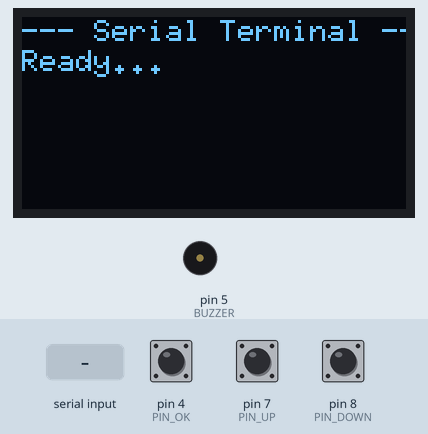
This sketch was run on a simulated Arduino Uno, built with avr-gcc and run on an emulated ATmega328P. Shown: 128×64 one-colour display, buzzer (waves = sounding). The test bench sets the inputs (shaded band); at power-on: pin 7 (PIN_UP) HIGH, pin 8 (PIN_DOWN) HIGH, pin 4 (PIN_OK) HIGH.

Above: at 1.2 s.
1.3 s: pin 7 (PIN_UP) pulled LOW for 0.15 s
At 2.6 s:
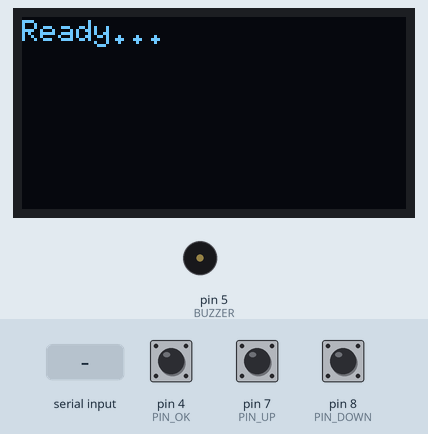
2.9 s: "1\n" received over Serial
At 3.6 s:
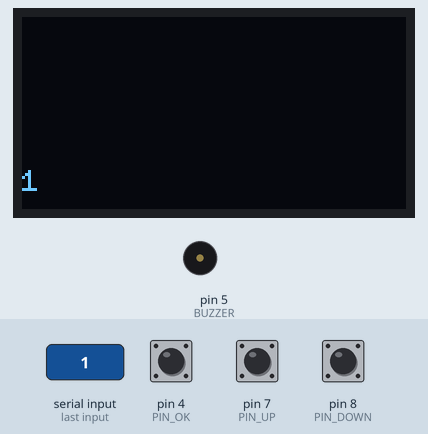
4.4 s: pin 8 (PIN_DOWN) pulled LOW for 0.15 s
At 5.0 s:
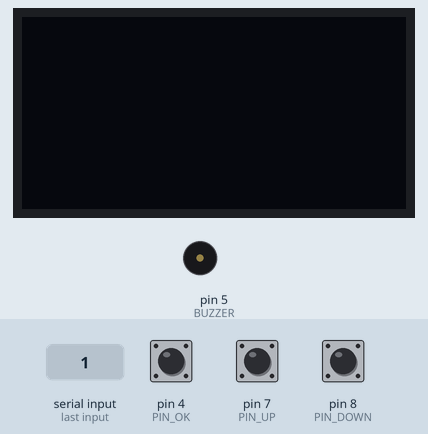
6.0 s: "0\n" received over Serial
At 7.1 s:
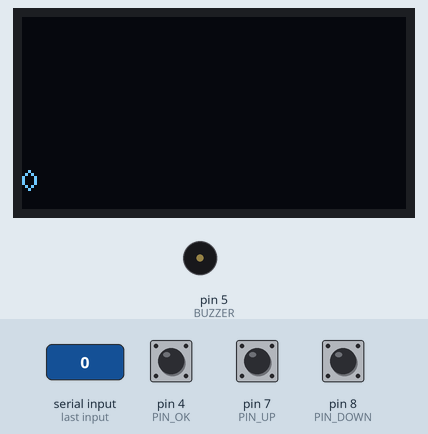
7.5 s: byte 10 ('\n') received over Serial
At 8.3 s:
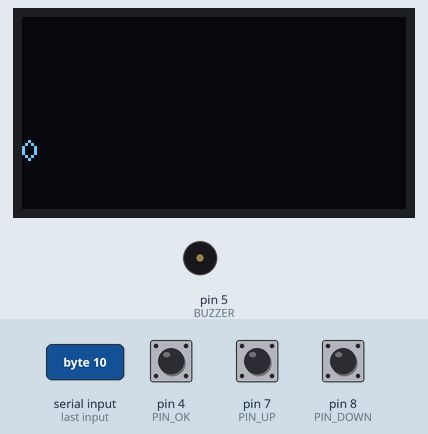
9.0 s: pin 7 (PIN_UP) pulled LOW for 1 s
At 9.8 s:
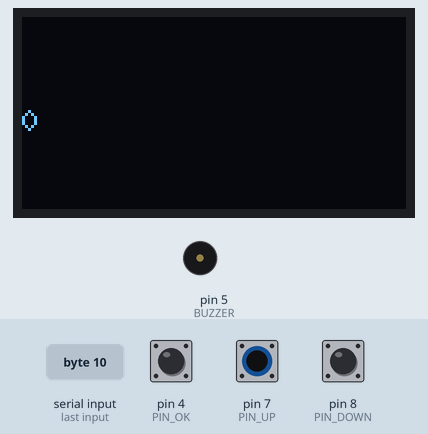
Timing chart, 0 to 12.0 s (numbered marks = the images above; inputs shaded):
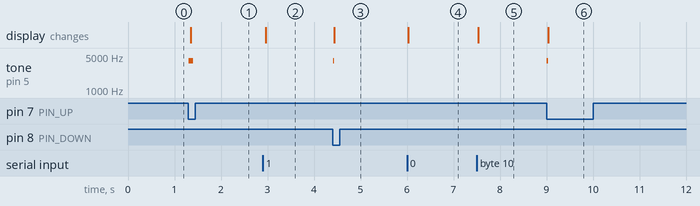

Measured:
- after the input at 1.3 s, tone on pin 5 (BUZZER): silent → 4000 Hz at once, → silent 0.09 s later; the display: changes after 0.05 s (image 1)
- after the input at 2.9 s, the display: changes after 0.06 s (image 2)
- after the input at 4.4 s, tone on pin 5 (BUZZER): silent → 4000 Hz at once, → silent 0.03 s later; the display: changes at once (image 3)
- after the input at 6.0 s, the display: changes at once (image 4)
- after the input at 7.5 s, the display: changes at once (image 5)
- after the input at 9.0 s, tone on pin 5 (BUZZER): silent → 4000 Hz at once, → silent 0.03 s later; the display: changes at once (image 6)

The sketch:

main.ino
```cpp
/*
  Arduino UNO + OLED 串口终端显示器
  功能：读取串口数据，实时滚动显示在 OLED 屏幕上
 */
#include <Arduino.h>
#include <U8g2lib.h>
#define BUZZER  5
#define PIN_DOWN  8
#define PIN_UP  7
#define PIN_OK  4

U8G2_SSD1306_128X64_NONAME_F_HW_I2C u8g2(U8G2_R0, /* reset=*/ U8X8_PIN_NONE);

#define SCREEN_ROWS     6
#define SCREEN_COLS     21     // 每行最大字符数（根据字体调整）
#define MAX_LINE_LEN    SCREEN_COLS

// 行缓冲区：存储当前屏幕上的所有行文本
char displayBuffer[SCREEN_ROWS][MAX_LINE_LEN + 1];

// 当前正在构建的行（尚未换行）
char currentLine[MAX_LINE_LEN + 1];
uint8_t currentLineLen = 0;

unsigned long previousMillis = 0;
const long interval = 100;
bool refreshPaused = false;
unsigned long lastBtnTime = 0;
const unsigned long debounceDelay = 50;
int lastBtnState = HIGH;

// 标记是否需要刷新屏幕
bool needRefresh = false;

void addCharToDisplay(char c);
void scrollUp(void);
void renderDisplay(void);
void processSerialData(void);
void pause(void);

void setup() {
    Serial.begin(115200);

    pinMode(PIN_DOWN, INPUT);
    pinMode(PIN_UP, INPUT);
    pinMode(BUZZER, OUTPUT);
    pinMode(PIN_OK, INPUT);
    lastBtnState = digitalRead(PIN_OK);

    u8g2.begin();
    u8g2.setFont(u8g2_font_6x10_tf);
    u8g2.setFontPosTop();              // 文字从顶部开始绘制

    // 清空显示缓冲区
    for (uint8_t row = 0; row < SCREEN_ROWS; row++) {
        displayBuffer[row][0] = '\0';
    }
    currentLine[0] = '\0';
    currentLineLen = 0;

    // 显示启动信息
    strcpy(displayBuffer[0], "--- Serial Terminal ---");
    strcpy(displayBuffer[1], "Ready...");
    renderDisplay();

}

void loop() {
    unsigned long currentMillis = millis();
    static unsigned long startPressed3 = 0;
    bool button3 = false;

    // 1. 处理所有可用的串口数据
    processSerialData();
    rollUp();
    rollDown();
    pause();

    // 2. 如果有数据更新，且处于刷新状态时,刷新屏幕
    if (!refreshPaused && needRefresh) {
        renderDisplay();
        needRefresh = false;
    }

    if(digitalRead(PIN_OK) == LOW){
    unsigned long timeReleased3 = millis() - startPressed3;
    if(timeReleased3 < 1000 && timeReleased3 > 10){
      button3 = true;
      if(button3 == true){
      needRefresh = true;
      button3 = false;
      tone(BUZZER, 4000);
      startPressed3 = millis() - 1000;
      }
    }else{
      button3 = false;
    }
  }else{
     startPressed3 = millis();
  }

    if (currentMillis - previousMillis >= interval) {
        previousMillis = currentMillis;
        noTone(BUZZER);
    }
    //微小延时，用以充分利用cpu资源
    delay(1);
}

//处理串口数据
void processSerialData() {
    while (Serial.available() > 0) {
        char c = Serial.read();

        // 处理换行符
        if (c == '\n' || c == '\r') {
            // 如果当前行有内容，或者收到的是单独的换行符（空行）
            if (currentLineLen > 0 || c == '\n') {
                // 将当前行加入显示缓冲区（滚动）
                scrollUp();
                strcpy(displayBuffer[SCREEN_ROWS - 1], currentLine);
                // 清空当前行
                currentLine[0] = '\0';
                currentLineLen = 0;
                needRefresh = true;
            }
            // 如果是 \r，忽略（不产生空行）
            // 如果是 \n，且当前行为空，产生一个空行
            if (c == '\n' && currentLineLen == 0) {

            }
        } else {
            // 普通字符：追加到当前行
            addCharToDisplay(c);
        }
    }
}

//添加字符到当前行
void addCharToDisplay(char c) {
    // 忽略不可打印字符（除了空格）
    if (c < 32 && c != ' ') return;

    // 如果当前行已满，直接换行
    if (currentLineLen >= MAX_LINE_LEN) {
        // 将当前行加入显示缓冲区
        scrollUp();
        strcpy(displayBuffer[SCREEN_ROWS - 1], currentLine);
        currentLine[0] = '\0';
        currentLineLen = 0;
        needRefresh = true;
    }

    // 追加字符
    currentLine[currentLineLen] = c;
    currentLineLen++;
    currentLine[currentLineLen] = '\0';
    needRefresh = true;
}

//屏幕滚动（所有行上移一行）
void scrollUp() {
    // 将第 1~5 行移动到第 0~4 行
    for (int row = 0; row < SCREEN_ROWS - 1; row++) {
        strcpy(displayBuffer[row], displayBuffer[row + 1]);
    }
    // 最后一行清空
    displayBuffer[SCREEN_ROWS - 1][0] = '\0';
}

//屏幕滚动（所有行下移一行）
void scrollDown() {
  // 将第 0~4 行移动到第 1~5 行
    for (int row = SCREEN_ROWS - 2; row >= 0; row--) {
        strcpy(displayBuffer[row + 1], displayBuffer[row]);
    }
    displayBuffer[0][0] = '\0';
}

//渲染 OLED 屏幕
void renderDisplay() {
    u8g2.clearBuffer();  // 清空

    //绘制
    for (uint8_t row = 0; row < SCREEN_ROWS; row++) {
        // 计算 Y 坐标：行号 * 字体高度(10)
        uint8_t y = row * 10;
        u8g2.drawStr(0, y, displayBuffer[row]);
    }

    u8g2.sendBuffer();  // 将内容发送到屏幕
}

//手动上移显示
void rollUp() {
   static unsigned long startPressed2 = 0;
   bool button2 = false;
  if(digitalRead(PIN_UP) == LOW){
    unsigned long timeReleased2 = millis() - startPressed2;
    if(timeReleased2 < 1000 && timeReleased2 > 10){
      button2 = true;
      if(button2 == true){
      scrollUp();
      currentLine[0] = '\0';
      needRefresh = true;
      button2 = false;
      tone(BUZZER, 4000);
      startPressed2 = millis() - 1000;
      }
    }else{
      button2 = false;
    }
  }else{
     startPressed2 = millis();
  }
}

//手动下移显示
void rollDown() {
   static unsigned long startPressed1 = 0;
   bool button1 = false;
  if(digitalRead(PIN_DOWN) == LOW){
    unsigned long timeReleased1 = millis() - startPressed1;
    if(timeReleased1 < 1000 && timeReleased1 > 10){
      button1 = true;
      if(button1 == true){
      scrollDown();
      currentLine[0] = '\0';
      needRefresh = true;
      button1 = false;
      tone(BUZZER, 4000);
      startPressed1 = millis() - 1000;
      }
    }else{
      button1 = false;
    }
  }else{
     startPressed1 = millis();
  }
}

void pause() {
    int currentState = digitalRead(PIN_OK);

    if (currentState == LOW && lastBtnState == HIGH) {
        if (millis() - lastBtnTime > debounceDelay) {
            refreshPaused = !refreshPaused;   // 切换暂停状态
            lastBtnTime = millis();
            needRefresh = true;
            }
        }
      lastBtnState = currentState;
    }
```
